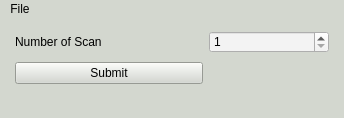
<?xml version="1.0" encoding="UTF-8"?>
<ui version="4.0">
 <class>MainWindow</class>
 <widget class="QMainWindow" name="MainWindow">
  <property name="geometry">
   <rect>
    <x>0</x>
    <y>0</y>
    <width>344</width>
    <height>118</height>
   </rect>
  </property>
  <property name="windowTitle">
   <string>Change Number of Scan</string>
  </property>
  <property name="styleSheet">
   <string notr="true">background-color: rgb(211, 215, 207);</string>
  </property>
  <widget class="QWidget" name="centralwidget">
   <layout class="QGridLayout" name="gridLayout">
    <property name="leftMargin">
     <number>15</number>
    </property>
    <property name="rightMargin">
     <number>15</number>
    </property>
    <item row="0" column="1">
     <widget class="QSpinBox" name="change_scan">
      <property name="sizePolicy">
       <sizepolicy hsizetype="Fixed" vsizetype="Fixed">
        <horstretch>0</horstretch>
        <verstretch>0</verstretch>
       </sizepolicy>
      </property>
      <property name="minimumSize">
       <size>
        <width>120</width>
        <height>0</height>
       </size>
      </property>
      <property name="maximumSize">
       <size>
        <width>75</width>
        <height>16777215</height>
       </size>
      </property>
      <property name="styleSheet">
       <string notr="true">background-color: rgb(243, 243, 243);</string>
      </property>
      <property name="minimum">
       <number>1</number>
      </property>
      <property name="maximum">
       <number>4000</number>
      </property>
      <property name="value">
       <number>1</number>
      </property>
     </widget>
    </item>
    <item row="0" column="0">
     <widget class="QLabel" name="label">
      <property name="text">
       <string>Number of Scan</string>
      </property>
     </widget>
    </item>
    <item row="1" column="0">
     <widget class="QPushButton" name="butsubmit_scan">
      <property name="text">
       <string>Submit</string>
      </property>
     </widget>
    </item>
   </layout>
  </widget>
  <widget class="QMenuBar" name="menubar">
   <property name="geometry">
    <rect>
     <x>0</x>
     <y>0</y>
     <width>344</width>
     <height>22</height>
    </rect>
   </property>
   <widget class="QMenu" name="menuFile">
    <property name="title">
     <string>File</string>
    </property>
    <addaction name="actionQuit"/>
   </widget>
   <addaction name="menuFile"/>
  </widget>
  <widget class="QStatusBar" name="statusbar"/>
  <action name="actionQuit">
   <property name="text">
    <string>Quit</string>
   </property>
  </action>
 </widget>
 <resources/>
 <connections/>
</ui>
